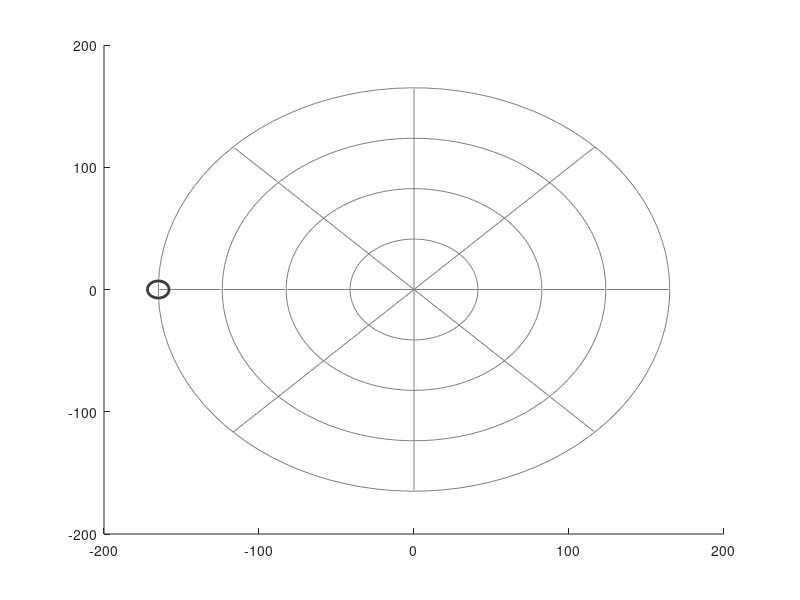

Recreate this plot in MATLAB. (Note: this script raises an error after producing the figure.)
save = 0;
savename = 'test';

bayes_state = [0;-0.8;1];

for i = 1:4
    theta = (i-1)*pi/4;
    viscircles([0 0], i*165/4, 'Color', [0.5 0.5 0.5], 'LineWidth', 0.5);
    line([-165*cos(theta) 165*cos(theta)], [165*sin(theta) -165*sin(theta)], 'Color', [0.5 0.5 0.5]);
    hold on
end

%viscircles([0 0], 165, 'Color', 'k');

[x, y] = pol2cart(-(pi/2*(bayes_state(3)+1)), 165);
h = viscircles([x y], 7, 'Color', 'k');
fill(h.Children(1).XData(1:end-1), h.Children(1).YData(1:end-1), 'k');

for i  = 1:10
    try
        %load('C:\Users\dshar\Downloads\atest' + string(i) + '.mat');
        load('C:\Users\dshar\Downloads\Bayes180_1_test' + string(i) + '.mat');
        %load(stringbase + string(i) + '.mat');
        [x, y] = pol2cart(-(results(:,3)-pi/4), min(results(:,2),165));
        p = plot(smooth(x,10), smooth(y,10), 'LineWidth', 1.5, 'Color', [0 0.2 0.6]);
        p.Color(4) = 0.2; 
        c = get(p,'Color');
        scatter(x(end), y(end), 50, c, '*', 'LineWidth', 1, 'MarkerEdgeAlpha', 0.5)
        
        %h = viscircles([0 0], 20, 'Color', 'k');
        %fill(h.Children(1).XData(1:end-1), h.Children(1).YData(1:end-1), 'k');
        hold on
    catch
    end    
end

%[x, y] = pol2cart(-(pi/2*(bayes_state(2)+1)), 65*(bayes_state(1)+1) + 40);
%scatter(x, y, 150, 'k', 'x', 'LineWidth', 3)

axis square
set(gca,'XColor', 'none','YColor','none')

if save
    exportgraphics(gcf, "AutosavedFigures/"+...
        savename+string(num)+".eps", 'ContentType',...
        'vector', 'BackgroundColor', 'none');
end
